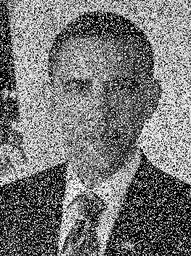
#> input picture MSAN501/images/guesswho.png, 191 x 256 px, shrunk from 263 x 352 before the run
$ python denoise2.py guesswho.png   (Python 2 division)
#> lines starting #> are read from the running program, lines starting #| are printed output that depends on the picture
### MSAN501/images/filter.py
import sys
from PIL import Image

def region3x3(image, x, y):
    NW = getpixel(image, x - 1, y - 1)
    N = getpixel(image, x, y - 1)
    NE = getpixel(image, x + 1, y - 1)
    W = getpixel(image, x - 1, y)
    me = getpixel(image, x, y)
    E = getpixel(image, x + 1, y)
    SW = getpixel(image, x - 1, y + 1)
    S = getpixel(image, x, y + 1)
    SE = getpixel(image, x + 1, y + 1)
    return [NW, N, NE, W, me, E, SW, S, SE]

def getpixel(image, x, y):
    width, height = image.size
    if x < 0:
        x = 0
    elif x >= width:
        x = width - 1

    if y < 0:
        y = 0
    elif y >= height:
        y = height - 1
    pixels = image.load()
    return pixels[x, y]

def open(argv):
    if len(argv) <= 1:
        print "missing image filename"
        sys.exit(1)
    img = Image.open(argv[1])
#> img is the input picture: PIL image 191x256 RGB; min 0, max 255, mean 118.5
    img = img.convert("L")
#> img: PIL image 191x256 L
    return img

def filter(img, f):
    width, height = img.size
#> width = 191; height = 256
    imgcopy = img.copy()
    pixels = imgcopy.load()
    for x in range(width):
        for y in range(height):
            r = region3x3(img, x, y)
            pixels[x, y] = f(r)
#> this loop made 191 passes
    return imgcopy

### MSAN501/images/denoise2.py
from filter import *

def median(data):
    sorteddata = sorted(data)
    index = len(data) / 2
    return sorteddata[index]

img = open(sys.argv)
img.show()
img = filter(img, median)
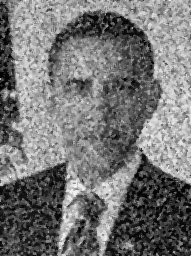
#> img: PIL image 191x256 L; min 0, max 252, mean 117
img.show()
